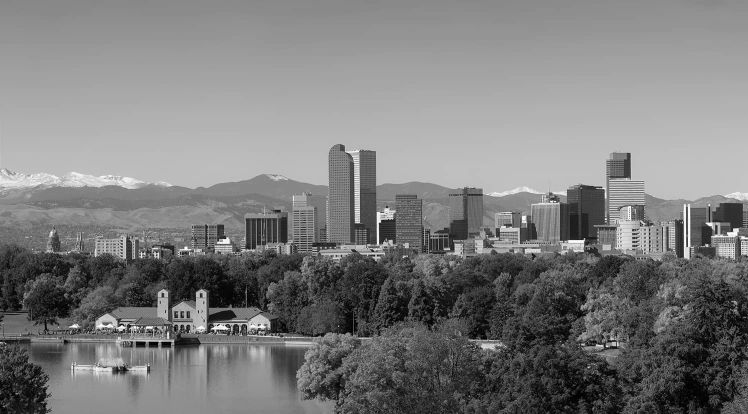
#> input picture assignments/hw06/files/skyline.png, 748 x 414 px
$ python hw06.py
#> lines starting #> are read from the running program, lines starting #| are printed output that depends on the picture; after the words box and inside, x2 and y2 are one past the last pixel; in counts of white or black regions, pixels touching at a corner belong together
"""Homework 06: Feature Point Detection.

Complete the two TODO functions. Helpers and demonstration are provided.
"""
from pathlib import Path
import argparse
import cv2
import numpy as np
import matplotlib
matplotlib.use("Agg")
import matplotlib.pyplot as plt


def derivative_filters():
    """PROVIDED: normalized Sobel filters; positive x right, positive y down."""
    hx = np.array([[-1, 0, 1], [-2, 0, 2], [-1, 0, 1]], dtype=np.float32) / 8
    return hx, hx.T.copy()


def harris_response(image, sigma_d, sigma_w, alpha):
    """Return same-size float32 Harris scores without modifying image.

    image is 2-D float32 in [0, 1]. Smooth with sigma_d, apply the
    provided derivative_filters() using cv2.filter2D, smooth the three
    gradient products with sigma_w, and compute det(M)-alpha*trace(M)**2.
    Use BORDER_REFLECT_101 and GaussianBlur(..., (0, 0), sigmaX=sigma).
    Keep signed responses. All parameters are valid; both sigmas > 0.
    """

    smoothed = cv2.GaussianBlur(image, (0, 0), sigma_d)

    hx, hy = derivative_filters()

    # 1st deriv
    Ix = cv2.filter2D(smoothed, -1, hx, borderType = cv2.BORDER_REFLECT_101)
    Iy = cv2.filter2D(smoothed, -1, hy, borderType = cv2.BORDER_REFLECT_101)

    # Product of I
    Pxx = Ix * Ix
    Pyy = Iy * Iy
    Pxy = Ix * Iy

    # Smooth I w/ sigma_w
    A = cv2.GaussianBlur(Pxx, (0,0), sigma_w)
    B = cv2.GaussianBlur(Pxy, (0,0), sigma_w)
    C = cv2.GaussianBlur(Pyy, (0,0), sigma_w)

    return A*C - B**2 - alpha*(A + C)**2


def extract_sift(image, nfeatures=800):
    """Return (keypoints, descriptors) from OpenCV SIFT, preserving order.

    image is 2-D uint8 grayscale. Create SIFT with nfeatures=nfeatures,
    leave other SIFT settings at defaults, then detectAndCompute(image, None).
    Return a list of cv2.KeyPoint and float32 descriptors of shape (N, 128).
    If no features: return [], np.empty((0, 128), dtype=np.float32).
    Do not change image; nfeatures is a positive integer.
    """

    sift = cv2.SIFT_create(nfeatures = nfeatures)
    keypoints, descriptors = sift.detectAndCompute(image, None)

    if descriptors is None:
        return [], np.empty((0, 128), dtype=np.float32)
    else:
        return (keypoints, descriptors)


# Everything below is PROVIDED. Leave it unchanged.
def load_image(path):
    image = cv2.imread(str(path), cv2.IMREAD_GRAYSCALE)
    if image is None:
        raise FileNotFoundError(path)
    return image


def select_corners(response):
    """Select positive local maxima. This is provided, not a student task."""
    maxima = cv2.dilate(response, np.ones((13, 13), dtype=np.uint8))
    keep = (response > 0) & (response > 0.01 * max(0., float(response.max())))
    keep &= response == maxima
    keep[:7] = False
    keep[-7:] = False
    keep[:, :7] = False
    keep[:, -7:] = False
    y, x = np.nonzero(keep)
    return x, y


def show_harris(ax, image, response):
    x, y = select_corners(response)
    ax.imshow(image, cmap="gray", vmin=0, vmax=255)
    ax.scatter(x, y, s=20, facecolors="none", edgecolors="#ffb000", linewidths=1)
    ax.set_title(f"Harris: {len(x)} selected corners")
    ax.axis("off")


def show_sift(ax, image, keypoints):
    shown = sorted(keypoints, key=lambda k: -k.response)[:120]
    view = cv2.drawKeypoints(image, shown, None, color=(20, 180, 255),
                            flags=cv2.DRAW_MATCHES_FLAGS_DRAW_RICH_KEYPOINTS)
    ax.imshow(cv2.cvtColor(view, cv2.COLOR_BGR2RGB))
    ax.set_title(f"SIFT: {len(keypoints)} keypoints (showing up to 120)")
    ax.axis("off")


def transformed_views(image):
    h, w = image.shape
    matrix = cv2.getRotationMatrix2D(((w-1)/2, (h-1)/2), 20, 1.0)
    rotated = cv2.warpAffine(image, matrix, (w, h), flags=cv2.INTER_LINEAR,
                             borderMode=cv2.BORDER_CONSTANT)
    smaller = cv2.resize(image, None, fx=0.65, fy=0.65, interpolation=cv2.INTER_AREA)
    return [("Original", image), ("Rotated 20 degrees", rotated), ("Scaled to 65%", smaller)]


def save_demonstration(image, output_dir):
    output_dir = Path(output_dir)
    output_dir.mkdir(parents=True, exist_ok=True)
    response = harris_response(image.astype(np.float32)/255, 1.0, 2.0, 0.04)
    keypoints, descriptors = extract_sift(image, nfeatures=800)
    fig, axes = plt.subplots(1, 3, figsize=(15, 4.5))
    show_harris(axes[0], image, response)
    limit = max(float(np.abs(response).max()), 1e-12)
    axes[1].imshow(response, cmap="gray", vmin=-limit, vmax=limit)
    axes[1].set_title("Harris score: dark < 0, light > 0")
    axes[1].axis("off")
    show_sift(axes[2], image, keypoints)
    fig.tight_layout()
    fig.savefig(output_dir/"hw06_features.png", dpi=140)
    plt.close(fig)

    views = transformed_views(image)
    fig, axes = plt.subplots(3, 2, figsize=(14, 12))
    for row, (label, view) in enumerate(views):
        scores = harris_response(view.astype(np.float32)/255, 1.0, 2.0, 0.04)
        kp, _ = extract_sift(view, nfeatures=800)
        show_harris(axes[row, 0], view, scores)
        show_sift(axes[row, 1], view, kp)
        for ax in axes[row]:
            ax.set_title(label + "\n" + ax.get_title())
    fig.tight_layout()
    fig.savefig(output_dir/"hw06_transformations.png", dpi=130)
    plt.close(fig)
    print(f"SIFT: {len(keypoints)} keypoints; descriptors shape: {descriptors.shape}")
    print("Saved hw06_features.png and hw06_transformations.png")


def main():
    parser = argparse.ArgumentParser(description=__doc__)
    parser.add_argument("image", nargs="?", type=Path,
                        default=Path(__file__).resolve().parent/"skyline.png")
    parser.add_argument("--output-dir", type=Path, default=Path("."))
    args = parser.parse_args()
    save_demonstration(load_image(args.image), args.output_dir)
#> in load_image, image is the input picture: shape (414, 748); min 0, max 255, mean 124.7
#> in harris_response, `return A*C - B**2 - alpha*(A + C)**2`:
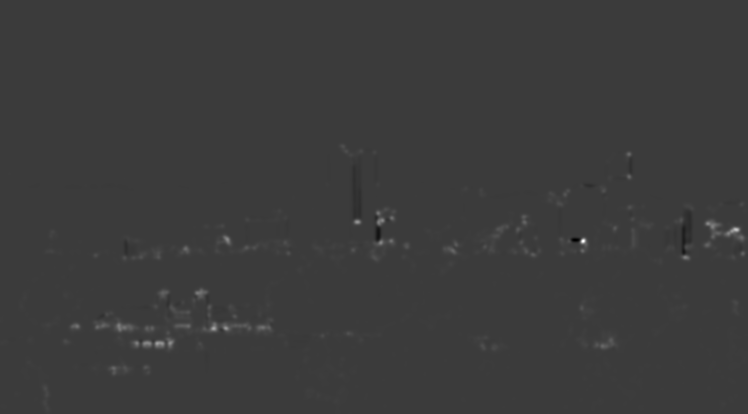
#> returned value: shape (414, 748) float32; min -2.9e-05, max 9.57e-05, mean 2.87e-07; drawn with min black and max white
#> in extract_sift, `keypoints, descriptors = sift.detectAndCompute(image, None)`: keypoints = 800 keypoints; strongest (x, y, size): (707, 245, 2.1), (710, 224, 3.2), (75, 326, 3.3), (201, 295, 2.3)
#> in select_corners, `keep = (response > 0) & (response > 0.01 * max(0., float(response.max(..`:
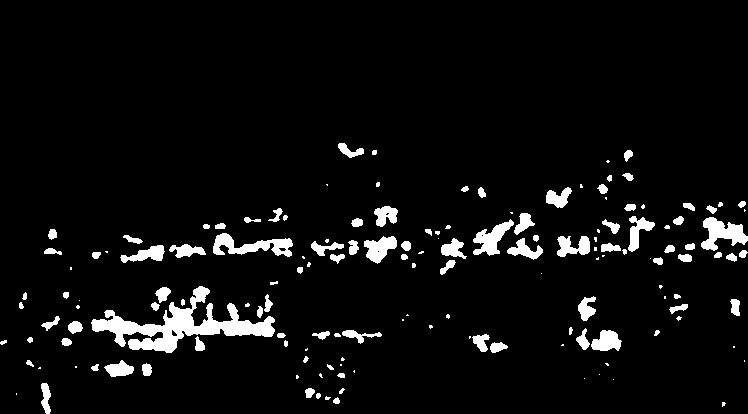
#> keep: shape (414, 748) bool; 5.5% white; 154 white regions (55 under 20 px), largest, box (x1, y1, x2, y2) and area: (91, 286, 275, 353) 3947, (213, 233, 293, 257) 914, (701, 217, 748, 251) 854
#> in select_corners, `keep &= response == maxima`:
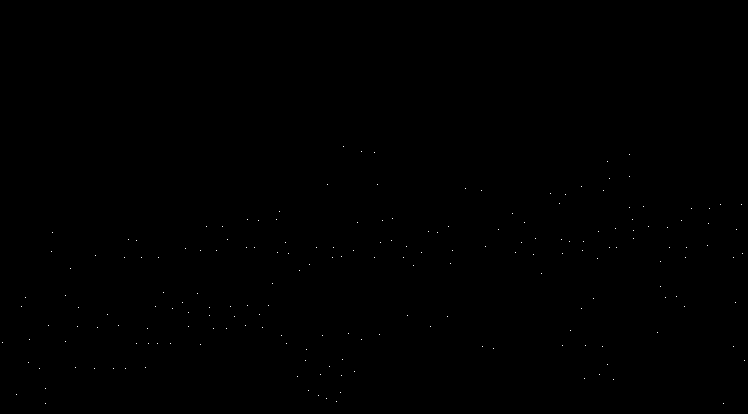
#> keep: shape (414, 748) bool; 0.06% white in thin lines or dots, all inside (x1, y1, x2, y2) = (2, 146, 745, 404)
#> in select_corners, `keep[:, :7] = False`: keep: shape (414, 748) bool; 0.06% white in thin lines or dots, all inside (x1, y1, x2, y2) = (16, 146, 745, 404)
#> in select_corners, `keep[:, -7:] = False`: keep: shape (414, 748) bool; 0.06% white in thin lines or dots, all inside (x1, y1, x2, y2) = (16, 146, 737, 404)
#> in select_corners, `y, x = np.nonzero(keep)`: y = 188 values from 146 to 403; x = 188 values, max 736 at index 40, min 16 at index 182, mean 377.4
#> in show_harris, `x, y = select_corners(response)`: y = 188 values from 146 to 403
#> in save_demonstration, `limit = max(float(np.abs(response).max()), 1e-12)`: limit = 9.57e-05
#> in show_sift, `shown = sorted(keypoints, key=lambda k: -k.response)[:120]`: shown = 120 keypoints; strongest (x, y, size): (707, 245, 2.1), (710, 224, 3.2), (75, 326, 3.3), (201, 295, 2.3)
#> in save_demonstration, `fig.savefig(output_dir/"hw06_features.png", dpi=140)`:
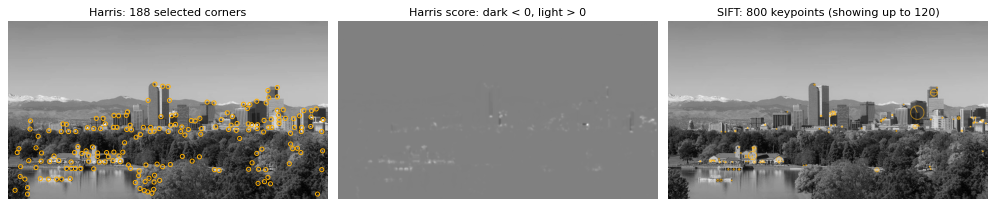
#> figure drawn by matplotlib, 3 panels
#> in transformed_views, `rotated = cv2.warpAffine(image, matrix, (w, h), flags=cv2.INTER_LINEAR..`:
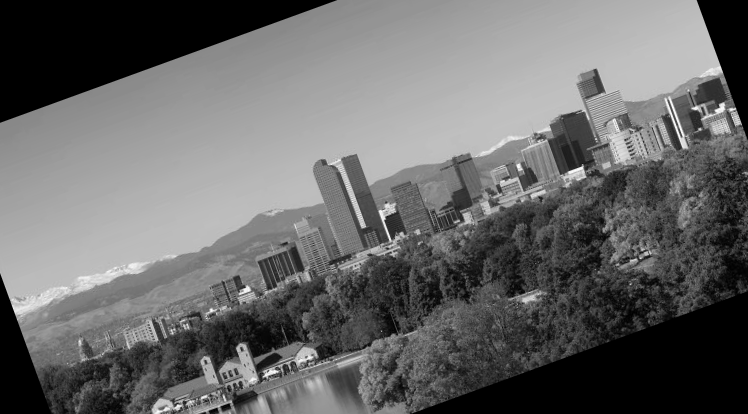
#> rotated: shape (414, 748); min 0, max 254, mean 104.5
#> in save_demonstration, `views = transformed_views(image)`: views = 3 items
#> the loop in save_demonstration, `for row, (label, view) in enumerate(views):` made 3 passes
#> label on passes 1 to 3: 'Original', 'Rotated 20 degrees', 'Scaled to 65%'
#> pass 2, in harris_response (call 3), `Iy = cv2.filter2D(smoothed, -1, hy, borderType = cv2.BORDER_REFLECT_101)`:
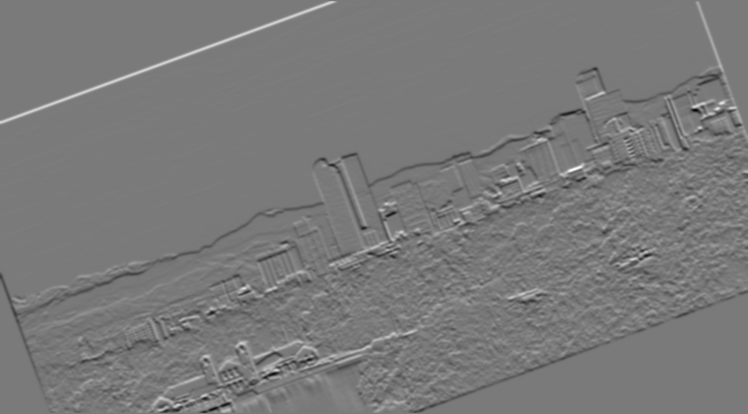
#> Iy: shape (414, 748) float32; min -0.225, max 0.245, mean -0.000258; drawn with min black and max white
#> in save_demonstration, `fig.savefig(output_dir/"hw06_transformations.png", dpi=130)`:
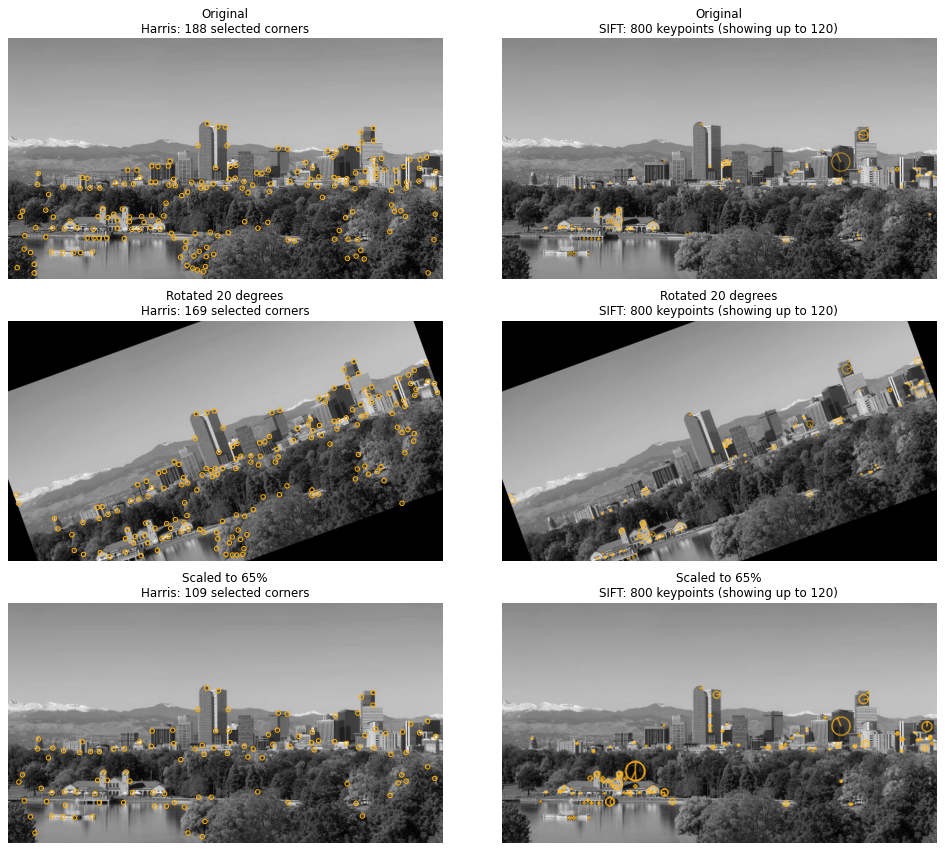
#> figure drawn by matplotlib, 6 panels
#| SIFT: 800 keypoints; descriptors shape: (800, 128)


if __name__ == "__main__":
    main()
